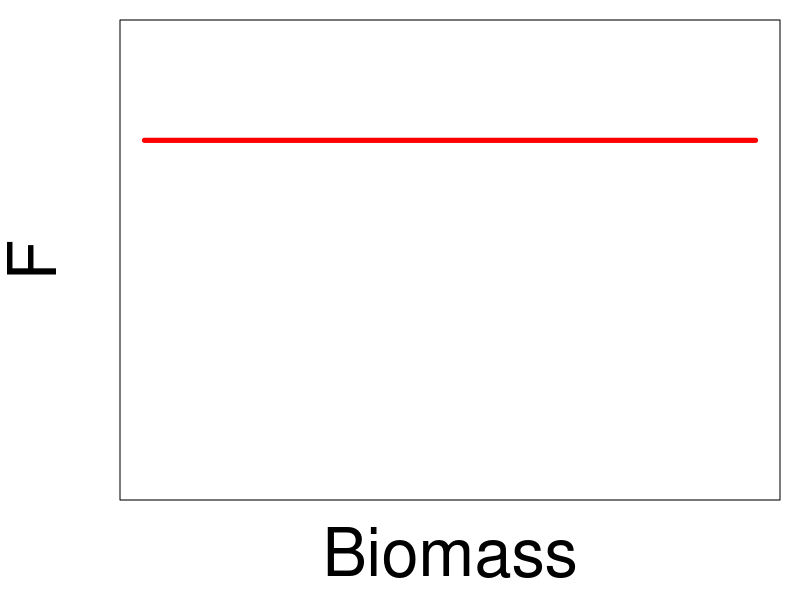
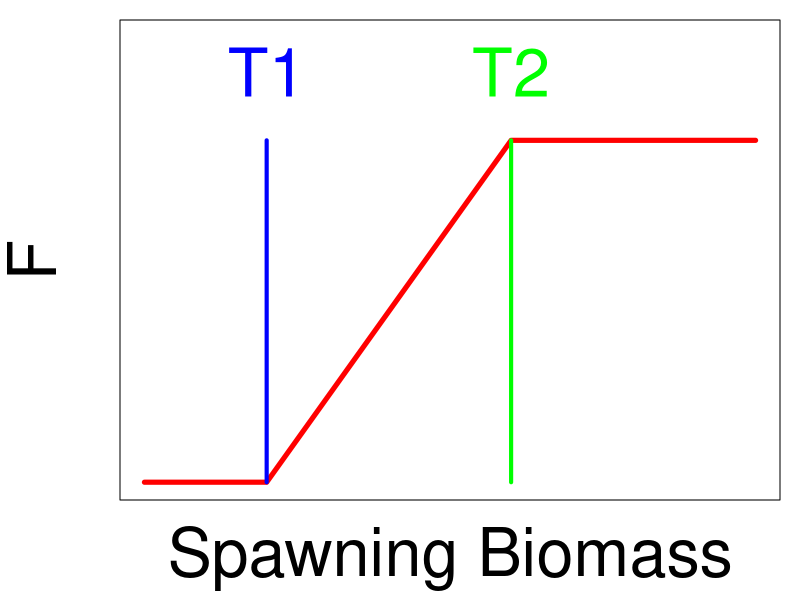
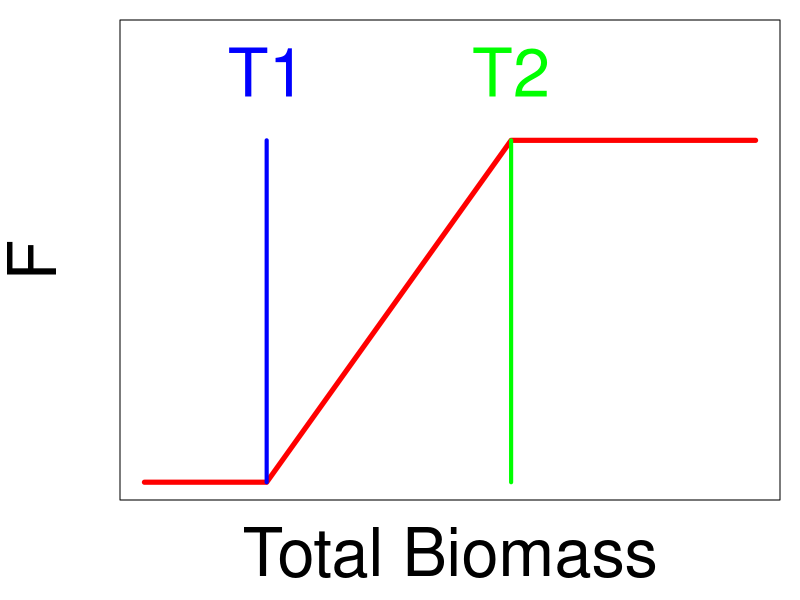
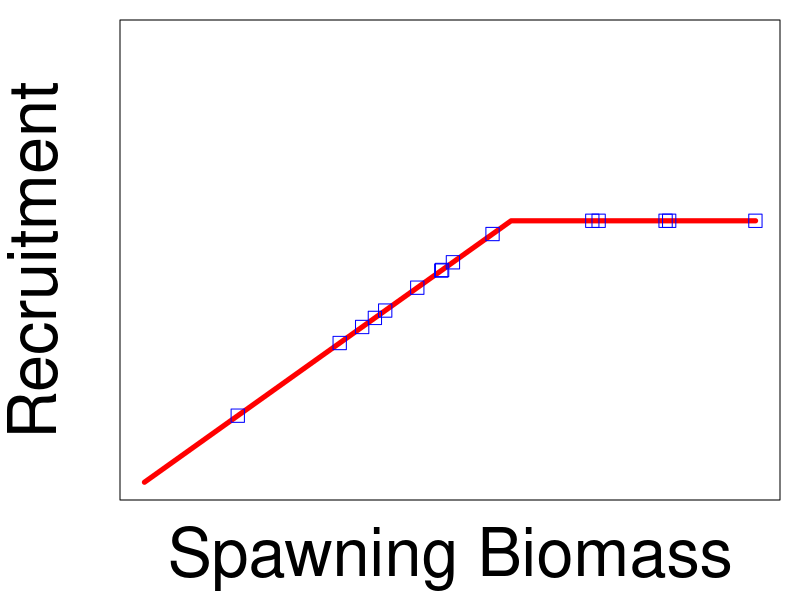
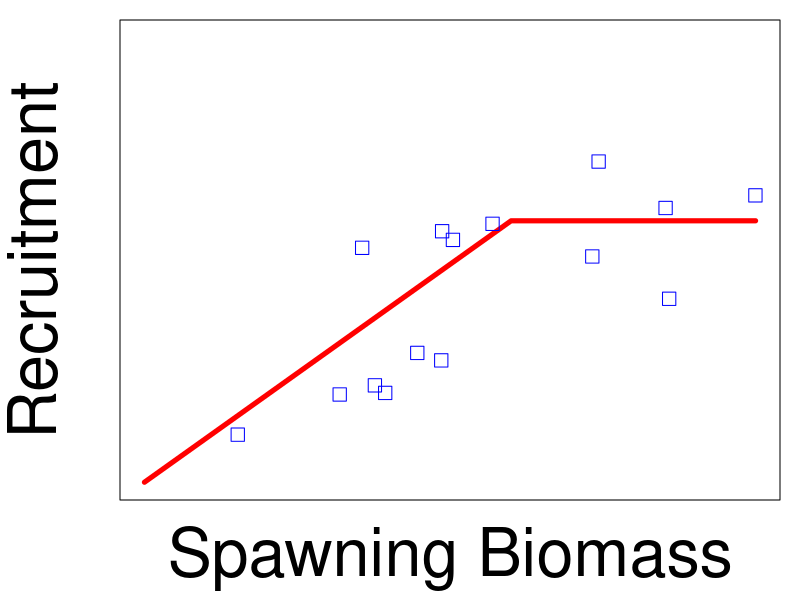

Write the R code that produced these figures, in order.
#HCR icons
library(tidyverse)

#fixed F

Biomass<-0:100
FF<-Biomass
FF[]<-1


png(file=file.path(www,"fixed_F.png"),width=500,height=500)
par(mar=c(5,6,1,1)) #c(bottom, left, top, right
plot(Biomass,FF,type='l',col='red',lwd=5,xlab=list('Biomass',cex=4),ylab=list('F',cex=4),xaxt='n',yaxt='n',ylim=c(0.0,1.3))
dev.off()

T1<-20
T2<-60
FF[Biomass<T1]<-0
a<-(1-0)/(T2-T1)
b<-0-a*T1
FF[Biomass>=T1 & Biomass<T2]<-a*Biomass[Biomass>=T1 & Biomass<T2]+b


png(file=file.path(www,"AR_F_SSB.png"),width=500,height=500)
par(mar=c(5,6,1,1)) #c(bottom, left, top, right
plot(Biomass,FF,type='l',col='red',lwd=5,xlab=list('Spawning Biomass',cex=4),ylab=list('F',cex=4),xaxt='n',yaxt='n',ylim=c(0.0,1.3))

lines(x=c(T1,T1),y=c(0,1.0),lwd=4,col='blue')
text(x=T1,y=1.2,'T1',cex=4,col='blue')

lines(x=c(T2,T2),y=c(0,1.0),lwd=4,col='green')
text(x=T2,y=1.2,'T2',cex=4,col='green')

dev.off()


png(file=file.path(www,"AR_F_TSB.png"),width=500,height=500)
par(mar=c(5,6,1,1)) #c(bottom, left, top, right
plot(Biomass,FF,type='l',col='red',lwd=5,xlab=list('Total Biomass',cex=4),ylab=list('F',cex=4),xaxt='n',yaxt='n',ylim=c(0.0,1.3))

lines(x=c(T1,T1),y=c(0,1.0),lwd=4,col='blue')
text(x=T1,y=1.2,'T1',cex=4,col='blue')

lines(x=c(T2,T2),y=c(0,1.0),lwd=4,col='green')
text(x=T2,y=1.2,'T2',cex=4,col='green')

dev.off()

#### SSB rec plot


T1<-0
T2<-60
FF[Biomass<T1]<-0
a<-(1-0)/(T2-T1)
b<-0-a*T1
FF[Biomass>=T1 & Biomass<T2]<-a*Biomass[Biomass>=T1 & Biomass<T2]+b


png(file=file.path(www,"rec_deter.png"),width=500,height=500)

par(mar=c(5,6,1,1)) #c(bottom, left, top, right
plot(Biomass,FF,type='l',col='red',lwd=5,xlab=list('Spawning Biomass',cex=4),ylab=list('Recruitment',cex=4),xaxt='n',yaxt='n',ylim=c(0.0,1.7))
n<-15
recB<-runif(n,15,100)

rec<-recB*a+b
rec[recB>T2]<-1
points(x=recB,y=rec,cex=2,pch=22,col='blue')

dev.off()


png(file=file.path(www,"rec_stoch.png"),width=500,height=500)

par(mar=c(5,6,1,1)) #c(bottom, left, top, right
plot(Biomass,FF,type='l',col='red',lwd=5,xlab=list('Spawning Biomass',cex=4),ylab=list('Recruitment',cex=4),xaxt='n',yaxt='n',ylim=c(0.0,1.7))
rec<-rec*rlnorm(n, meanlog = 0, sdlog = 0.4)
points(x=recB,y=rec,cex=2,pch=22,col='blue')

dev.off()



